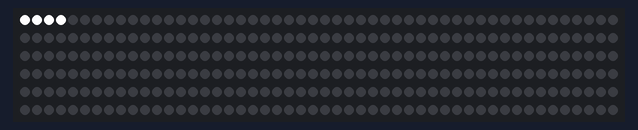
Bench run of a sketch on a simulated Arduino Uno, built with avr-gcc and run on an emulated ATmega328P. Shown: 300 RGB LEDs in strip order, left to right, continuing on the next row.

Above: at 0.14 s.
At 9.86 s:
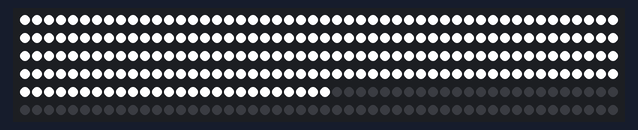
At 19.72 s:
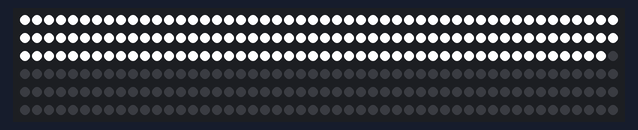
At 29.56 s:
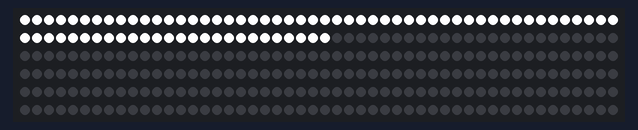
At 39.4 s:
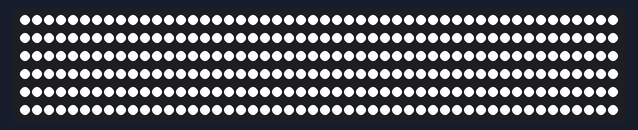

The sketch:

0_0_1.ino
```cpp
#include <FastLED.h>

#define LED_PIN 5
#define NUM_LEDS 300

CRGB leds[NUM_LEDS];

byte del = 20;


void setup() {
  FastLED.addLeds<WS2812B, LED_PIN, GRB>(leds, NUM_LEDS);
}

void loop() {
  tracer(1);
}

void tracer(bool bounce){ // One LED on at a time, going down the whole strip
  if(bounce == 0){ // one time and then restarts
    for(int i = 0; i < NUM_LEDS; i++){
      leds[i] = CRGB(255, 255, 255);
      FastLED.show();
      delay(del);
      leds[i] = CRGB(0, 0, 0);
      FastLED.show();
    }
  }
  else{ // goes back and forth
    for(int i = 0; i < NUM_LEDS; i++){
      leds[i] = CRGB(255, 255, 255);
      FastLED.show();
      delay(del);
      FastLED.show();
    }
    for(int i = 299; i >= 0; i--){
      leds[i] = CRGB(0, 0, 0);
      FastLED.show();
      delay(del);
      FastLED.show();
    }
  }
}
```
